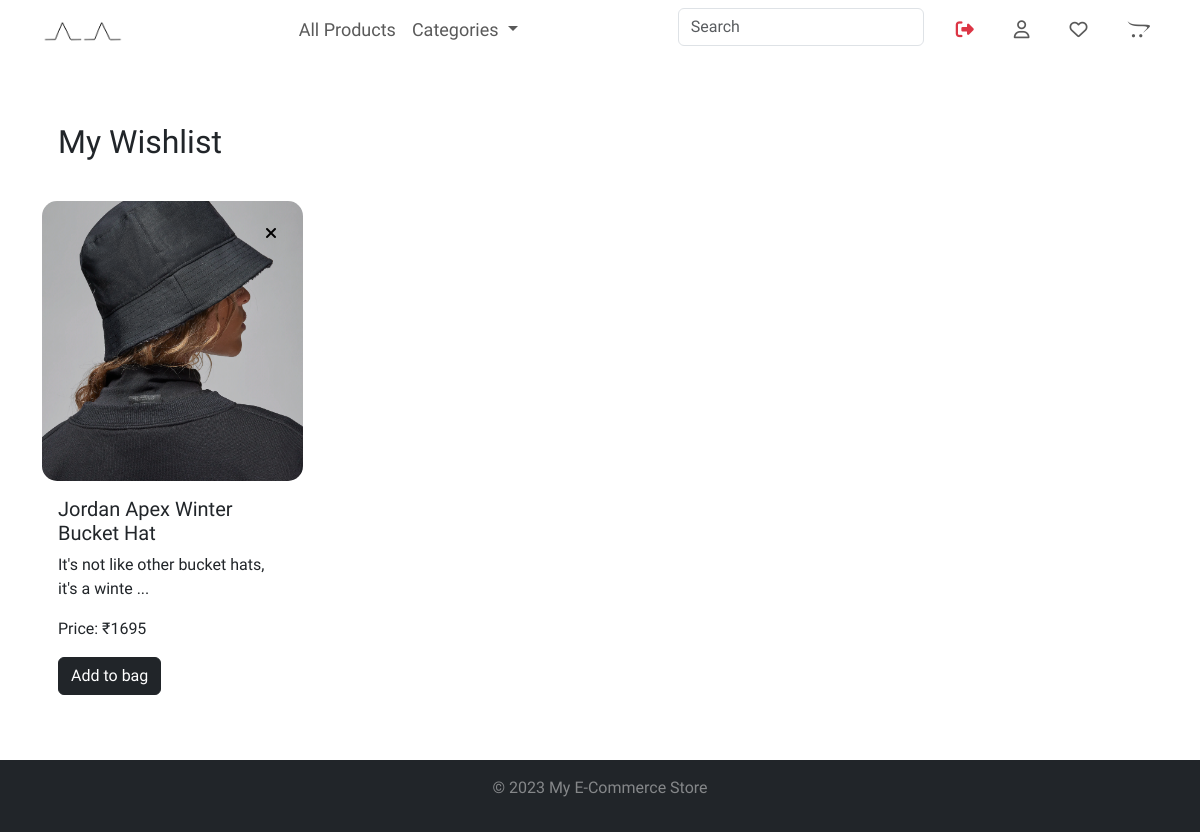
/wishlist (signed in), run on the app's committed database.
### ecommerce/models.py (models this page shows, shortened)
class Products(models.Model):
    name = models.CharField(max_length=60)
    price = models.IntegerField(default=0)
    category = models.ForeignKey(Category, on_delete=models.CASCADE, default=1)
    brand = models.CharField(max_length=100, blank=True)
    tagline = models.CharField(max_length=50, null=True, blank=True)
    description = models.CharField(
        max_length=500, default='', blank=True, null=True)
    images = models.ManyToManyField(ProductImage, blank=True)

### ecommerce/views.py (the view)
# urls.py: path('wishlist', views.view_wishlist , name='view_wishlist'),
def view_wishlist(request):
    cust = request.session.get("customer_id")
    if cust:
        customer = Customer.objects.get(id=cust)
        wishlist, created = Wishlist.objects.get_or_create(user=customer)
        products = wishlist.get_wishlist_items()
        for product in products:
            first_image = product.images.first()
            product.image = first_image.image if first_image else None
    else:
        products = []
    return render(request, 'wishlist.html', { 'wishlist_items': products})

### ecommerce/context_processors.py (called while the page is built)
def categories(request):
    return {'categories': Category.get_all_categories()}

### ecommerce/models.py (called while the page is built)
    @staticmethod
    def get_all_categories():
        return Category.objects.all()

    def __str__(self):
        return self.name

    def get_wishlist_items(self):
        return self.product.all()

### ecommerce/Templates/wishlist.html (shortened to what this page needs)
{% extends "master.html" %}
{% block content %}
<section class="container my-5" id="wishlist-container">
    <h2 class="mb-4 p-3">My Wishlist</h2>
    <div class="row">
        {% if wishlist_items %}
        {% for product in wishlist_items %}
        <div class="col-lg-3 col-md-4 mb-4 product-small">
            <div class="card product-card border-0">
                <div class="product-image-container">
                    <img src="{{ product.image.url }}" alt="{{ product.name }}" class="card-img-top product_image">
                    <button class="remove-from-wishlist wishlistCard" data-product-id="{{ product.id }}">
                        <i class="fa-solid fa-xmark"></i>
                    </button>
                </div>
                <div class="card-body">
                    <h5 class="card-title">{{ product.name }}</h5>
                    {% if product.description %}
                    <p class="card-text">
                        {{ product.description|slice:":45" }}
                        {% if product.description|length > 45 %} ...{% endif %}
                    </p>
                    {% endif %}
                    <p class="card-text">Price: ₹{{ product.price }}</p>
                    <a href="{% url 'add_to_cart' product_id=product.id %}?from_wishlist=true" class="btn btn-dark">Add
                        to bag</a>
                </div>
            </div>
        </div>
        {% endfor %}
        {% else %}
        <p>Your wishlist is empty.</p>
        {% endif %}
    </div>
</section>
{% endblock %}

### ecommerce/static/style.css (style rules this page uses)
* { font-family: 'Sacramento', cursive; font-family: 'Comfortaa', cursive; box-sizing: border-box; }
.product_image { height: 280px; object-fit: cover; border-radius: 15px; }
html, body { height: 100%; margin: 0; }
.product-image-container button { position: absolute; top: 20px; right: 20px; cursor: pointer; background-color: transparent; border: none; }
.container { position: relative; }
.row:after { content: ""; display: table; clear: both; }

### data on the page
Products: name "Jordan Apex Winter Bucket Hat", description "It's not like other bucket hats, it's a winte", price "1695"
